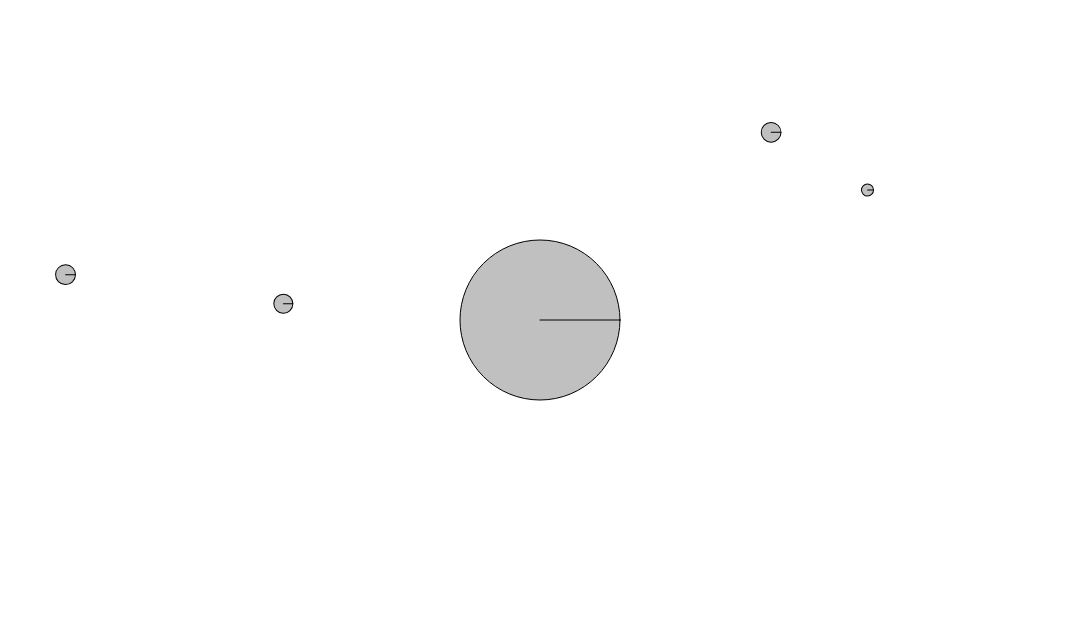
Frame 1 (no input)
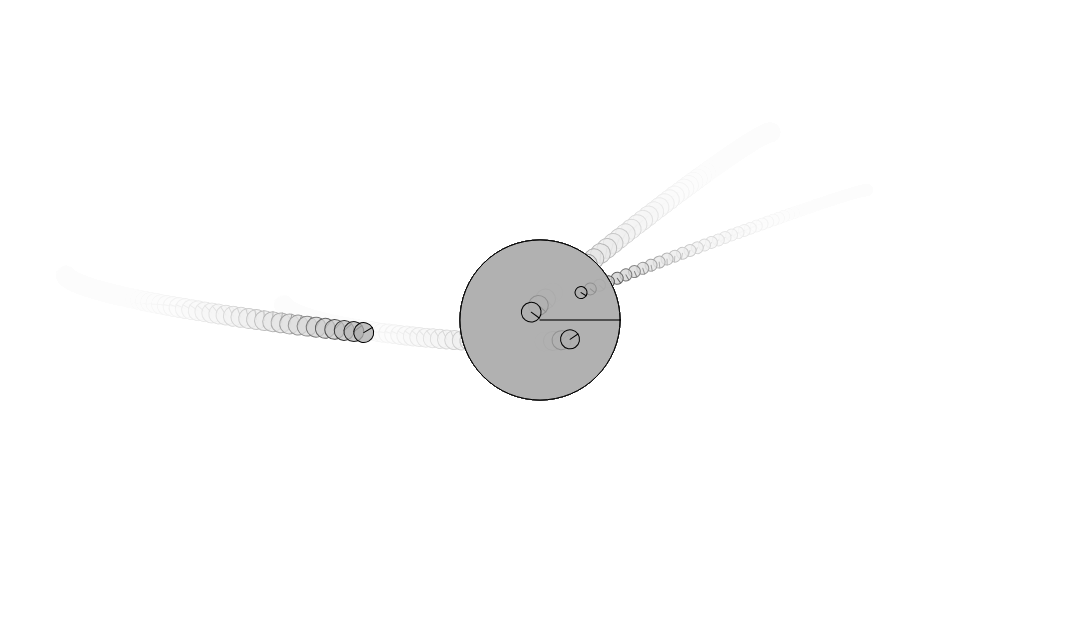
Frame 60 (no input)
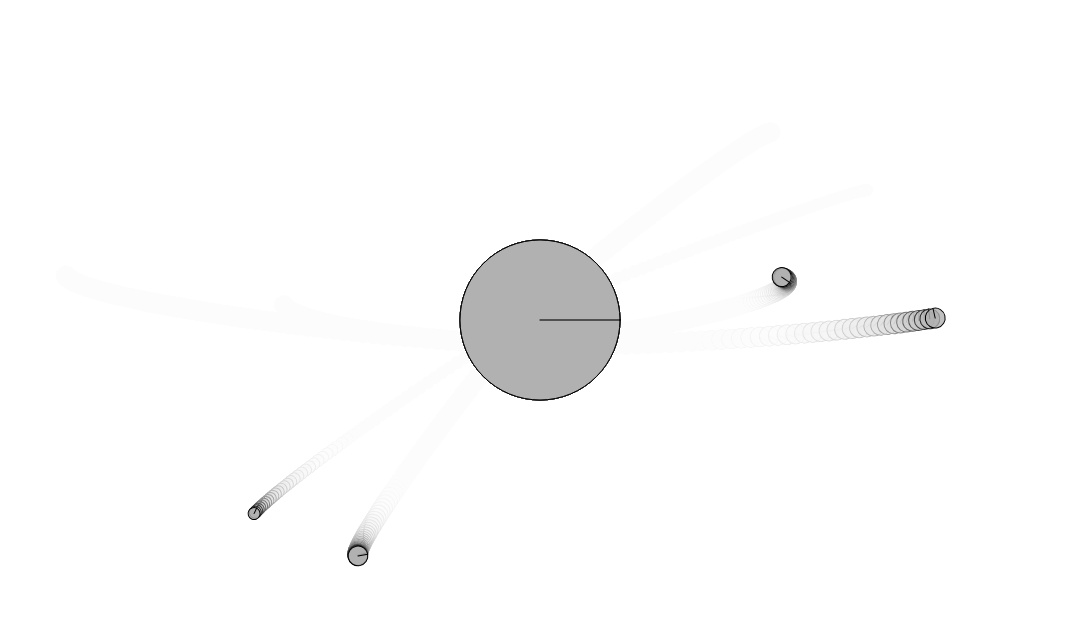
Frame 120 (the mouse pressed at the canvas centre since frame 60)

The p5.js sketch that drew these frames (run headless with seeded random() and noise() and a simulated clock; from frame 60 on, the mouse is pressed at the canvas centre):

// p5.js sketch
// ── sketch.js
/// <reference types="p5/global" />

class Mover {
  constructor(x, y, m) {
    this.position = createVector(x, y);
    this.velocity = createVector(0, 0);
    this.acceleration = createVector(0, 0);
    this.mass = m;
    this.radius = sqrt(this.mass) * 8;
    this.angAcc = 0;
    this.angVel = 0;
    this.angle = 0;
  }

  applyForce(force) {
    let f = p5.Vector.div(force, this.mass);
    this.acceleration.add(f);
  }

  attract(other) {
    // Vector pointing from this body to the other body
    let force = p5.Vector.sub(this.position, other.position);
    let distance = force.mag();

    // Constrain distance to prevent extreme forces at tiny distances
    distance = constrain(distance, 5, 25);

    // Gravitational magnitude: F = (G * m1 * m2) / d^2
    let strength = (G * this.mass * other.mass) / (distance * distance);
    force.setMag(strength);

    return force;
  }

  update() {
    this.velocity.add(this.acceleration);
    this.position.add(this.velocity);
    this.angAcc = this.acceleration.x / 10.0;
    this.angVel += this.angAcc;

    this.angVel = constrain(this.angVel, -0.1, 0.1);
    this.angle += this.angVel;
    this.acceleration.mult(0);
  }

  show() {
    stroke(0);
    fill(175, 200);
    push();
    translate(this.position.x, this.position.y);
    rotate(this.angle);
    circle(0, 0, this.radius * 2);
    line(0, 0, this.radius, 0);
    pop();
  }
}

let bodies = [];
let G = 1;
let sun;

function setup() {
  createCanvas(1080, 640);

  // Changed Body -> Mover
  sun = new Mover(width / 2, height / 2, 100);

  for (let i = 0; i < 4; i++) {
    // Changed Body -> Mover
    let b = new Mover(random(width), random(height), random(0.1, 2));

    // Vector pointing from body to sun
    let v = p5.Vector.sub(sun.position, b.position);
    // Rotate 90 degrees to get a perpendicular tangential velocity
    v.rotate(HALF_PI);
    // Set a moderate starting speed
    v.setMag(random(0, 1));

    b.velocity = v;
    bodies.push(b);
  }
}

function draw() {
  background(255, 30);

  sun.show();

  for (let i = 0; i < bodies.length; i++) {
    // Added 'let' to sunForce
    let sunForce = sun.attract(bodies[i]);
    bodies[i].applyForce(sunForce);

    for (let j = 0; j < bodies.length; j++) {
      if (i !== j) {
        // body[j] attracts body[i]
        let force = bodies[j].attract(bodies[i]);
        bodies[i].applyForce(force);
      }
    }

    bodies[i].update();
    bodies[i].show();
  }
}
